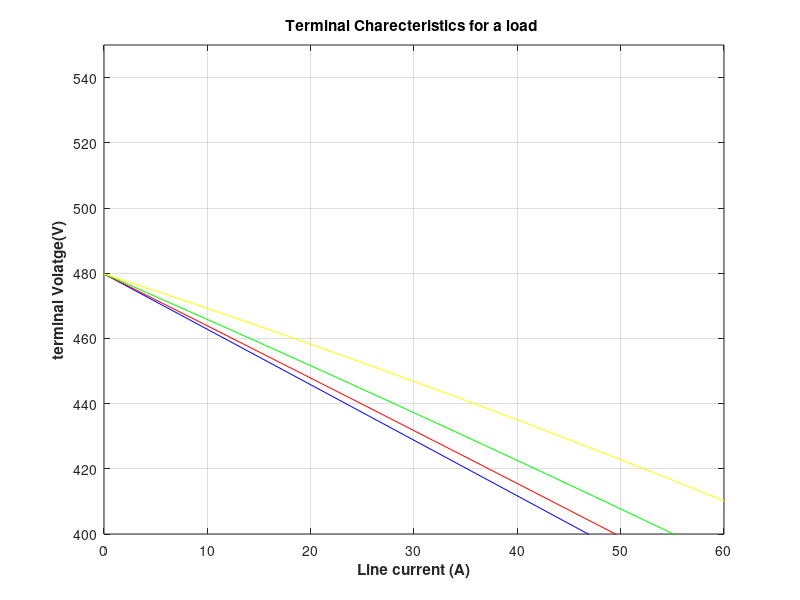

Write MATLAB code to recreate this figure.
%M-file to plot the terminal characteristics of the generator of Example 5-4 with lagging load. 
%First , initialize the current amplitudes (21 values 
%in the range 0-60 A) 
i_a = (0:1:20)* 3; 

% Now initialize all other values 
v_phase1 = zeros(1,21); 
v_phase2 = zeros(1,21); 
v_phase3 = zeros(1,21); 
v_phase4 = zeros(1,21); 
e_a = 277.0; 
x_s = 1.0; 
theta1 = 78.46 *(pi/180) ;% pf=0.2x
theta2 = 66.42 *(pi/180) ;% pf=0.4
theta3 = 53.13 *(pi/180) ;% pf=0.6
theta4 = 36.87 *(pi/180) ;% pf=0.6

% Now calculate v-phase for each current level 
for ii = 1:21
    v_phase1(ii)=sqrt(e_a^2 -(x_s * i_a(ii) * cos(theta1))^2)....
                           -(x_s * i_a(ii) * sin(theta1));

end

for ii = 1:21
    v_phase2(ii)=sqrt(e_a^2 -(x_s * i_a(ii) * cos(theta2))^2)....
                           -(x_s * i_a(ii) * sin(theta2));
end

for ii = 1:21
    v_phase3(ii)=sqrt(e_a^2 -(x_s * i_a(ii) * cos(theta3))^2)....
                           -(x_s * i_a(ii) * sin(theta3));
end

for ii = 1:21
    v_phase4(ii)=sqrt(e_a^2 -(x_s * i_a(ii) * cos(theta4))^2)....
                           -(x_s * i_a(ii) * sin(theta4));
end

%calculate terminal Voltage from phase voltage
v_t1=sqrt(3)*v_phase1;
v_t2=sqrt(3)*v_phase2;
v_t3=sqrt(3)*v_phase3;
v_t4=sqrt(3)*v_phase4;
%plot the terminal charecteristics, remembering the line current is same
%as i_a
plot(i_a,v_t1,'Color','b',LineWidth=2.0);
hold on
plot(i_a,v_t2,'Color','r',LineWidth=2.0);
plot(i_a,v_t3,'Color','g',LineWidth=2.0);
plot(i_a,v_t4,'Color','y',LineWidth=2.0);

ylabel('terminal Volatge(V)', 'Fontweight','bold');
xlabel('Line current (A)','Fontweight','bold' );
title('Terminal Charecteristics for a load ','Fontweight','bold');
grid on;
axis([0 60 400 550])
